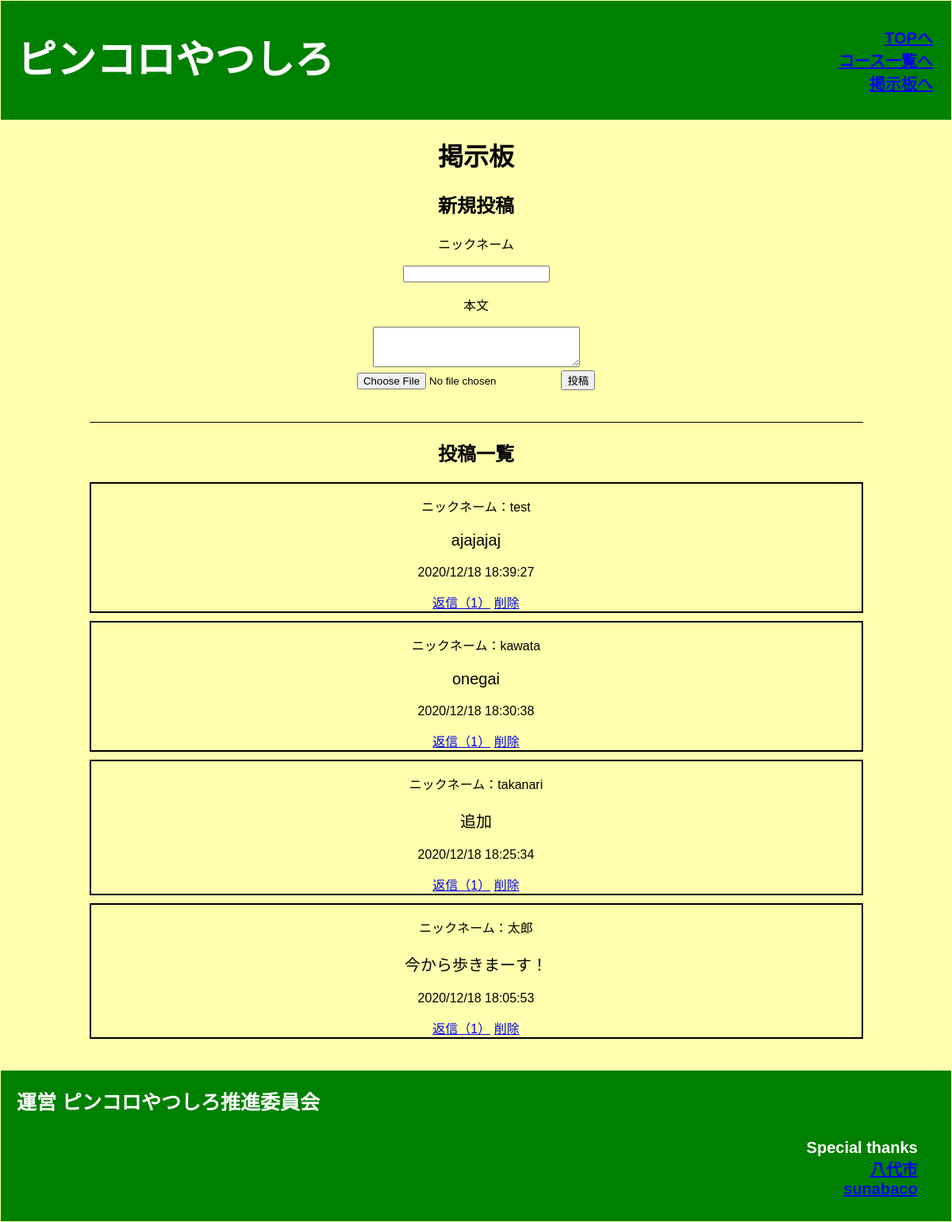
The page /bbs on the database its author committed.
### tables this page shows
CREATE TABLE "bbs" (
	"id"	INTEGER,
	"name"	TEXT,
	"comment"	TEXT,
	"image"	TEXT,
	"time"	TEXT,
	"del_flg"	INTEGER,
	PRIMARY KEY("id" AUTOINCREMENT)
);

### app.py (the view)
@app.route("/bbs")
def bbs():
    conn = sqlite3.connect("pinkoro.db")
    c = conn.cursor()
    c.execute("select id,name,comment,image,time from bbs where del_flg = 0 order by time desc")
    comment_list = []
    for row in c.fetchall():
        comment_list.append({"id": row[0], "name": row[1], "comment": row[2], "image": row[3], "time":row[4]})
    c.execute("select max(comment_id) from reply")
    max = c.fetchone()[0]
    cnt_list=[]
    for i in range(max+1):
        c.execute("select count(comment_id) from reply where comment_id = ? and reply_del_flg = 0",(i,))
        cnt_list.append(c.fetchone())
        print(cnt_list)
    print(cnt_list)
    c.close()
    return render_template('bbs.html', comment_list = comment_list, tpl_cnt_list = cnt_list)

### templates/bbs.html (shortened to what this page needs)
{% extends "base.html" %}
{% block content %}
<div class="bbs">
  <h1>掲示板</h1>
  <div class="shinki_toukou">
    <h2>新規投稿</h2>
    <form action="/add" method="post" enctype="multipart/form-data">
      <p>ニックネーム</p><input type="text" name="name" value="" required>
      <p>本文</p><textarea name="comment" cols="30" rows="3"></textarea>
      <br>
      <input type="file" name="upload" class="file_upload" accept=".png, .jpg, .jpeg">
      <input type="submit" value="投稿" class="toukou">
    </form>
  </div>
  <div class="toukou_hyouji">
    <h2>投稿一覧</h2>
    {% for item in comment_list %}
    <div class="bbs_area">
      <p class="bbs_name">ニックネーム：{{item["name"]}}</p>
      <p class="bbs_comment">{{item["comment"]}}</p>
      <p>{{item["time"]}}</p>
      <a href="/reply/{{item['id']}}">返信（{{tpl_cnt_list[item['id']][0]}}）</a>
      <a href="/del/{{item['id']}}">削除</a>
    </div>
    {% endfor %}
  </div>
</div>
{% endblock %}

### templates/base.html (shortened to what this page needs)
<!DOCTYPE html>
<html lang="en">
<head>
  <link rel="stylesheet" href="../static/css/style_pc.css" media="screen and (min-width:481px)">
  <link rel="stylesheet" href="../static/css/style_sp.css"media="screen and (max-width:480px)">
</head>
<body>
  <header>
      <div class="header-logo">ピンコロやつしろ</div>
      <div class="header-list">
        <ul>
          <li><a href="http://127.0.0.1:5000//">TOPへ</a></li>
          <li><a href="http://127.0.0.1:5000/course">コース一覧へ</a></li>
          <li><a href="http://127.0.0.1:5000/bbs">掲示板へ</a></li>
        </ul>
      </div>
  </header>
  {% block content %}
  {% endblock %}
  <div class="footer">
    <div class="footer-logo"> 運営 ピンコロやつしろ推進委員会</div>
    <div class="footer-list">
      <ul>
        <li>Special thanks</li>
        <li><a href="http://www.city.yatsushiro.lg.jp/">八代市</a></li>
        <li><a href="https://sunabaco.com/">sunabaco</a></li>
      </ul>
    </div>
  </div>
</body>
</html>

### static/css/style_pc.css (style rules this page uses)
body { font-family: 'メイリオ', Meiryo,'Osaka','Hiragino Kaku Gothic ProN','ヒラギノ角ゴ ProN W3',sans-serif; }
li { list-style: none; }
header { background-color:green; color: #fff; height: 150px; font-weight: bold; width: 100%; }
.header-logo { float: left; font-size: 50px; font-weight: bold; padding-left: 20px; line-height: 150px; }
.header-list li { text-align: right; font-size: 20px; font-weight: bold; color: white; padding-right: 2%; }
.header-list { padding-top: 15px; }
.footer { background-color:green; height: 150px; color: white; font-size: 30px; padding: 20px; }
.footer-logo { text-align: left; font-size: 25px; font-weight: bold; }
.footer-list li { text-align: right; font-size: 20px; font-weight: bold; color: white; padding-right: 2%; }
body { margin: 1px; background-color:#ffffad; }
.bbs { text-align:center; }
.toukou_hyouji { border-top: 1px solid; margin: 40px auto; max-width: 975px; }
.bbs_area { border: solid 2px black; margin-bottom: 10px; text-align: center; }
.bbs_comment { font-size: 20px; }

### static/css/style_sp.css (style rules this page uses)
body { font-family: 'メイリオ', Meiryo, 'Osaka', 'Hiragino Kaku Gothic ProN', 'ヒラギノ角ゴ ProN W3', sans-serif; }
li { list-style: none; }
header { background-color: green; color: #fff; height: 100px; font-size: 30px; font-weight: bold; width: 100%; }
.header-logo { float: left; font-size: 25px; font-weight: bold; padding: 20px; line-height: 50px; }
.header-list li { float: right; padding: 20px 20px; font-size: 20px; font-weight: bold; margin: 1 0 5 0; }
header ul { display: none; margin: 0 40px 0 0; }
header ul li { width: 50%; color: #acacac; line-height: 40px; text-align: left; font-size: 8px; text-indent: 5px; }
header ul li a { display: block; z-index: 10; font-size: 12px; text-align: center; }
.footer { background-color: green; height: 100px; color: white; font-size: 30px; }
.footer-logo { text-align: left; font-size: 10px; font-weight: bold; }
.footer-list li { text-align: right; font-size: 10px; font-weight: bold; }
body { margin: 1px; background-color: #FFF8DC; }
.bbs { text-align: center; }
.toukou_hyouji { border-top: 1px solid; margin: 40px auto; max-width: 975px; }
.bbs_area { border: solid 2px black; margin-bottom: 10px }
.bbs_comment { font-size: 20px; }

### rows shown on the page
bbs: name "test", comment "ajajajaj", time "2020/12/18 18:39:27", tpl_cnt_list "1"
bbs: name "kawata", comment "onegai", time "2020/12/18 18:30:38", tpl_cnt_list "1"
bbs: name "takanari", comment "追加", time "2020/12/18 18:25:34", tpl_cnt_list "1"
bbs: name "太郎", comment "今から歩きまーす！", time "2020/12/18 18:05:53", tpl_cnt_list "1"
